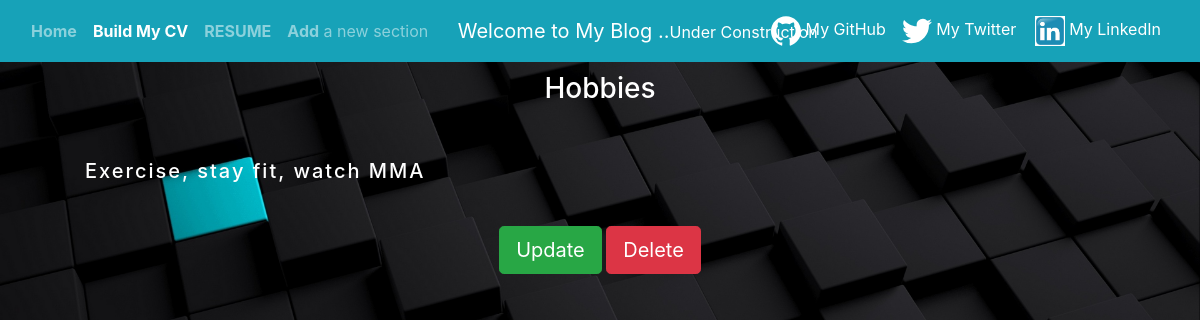
The page /sections/detail/34/ on the database as committed earlier.
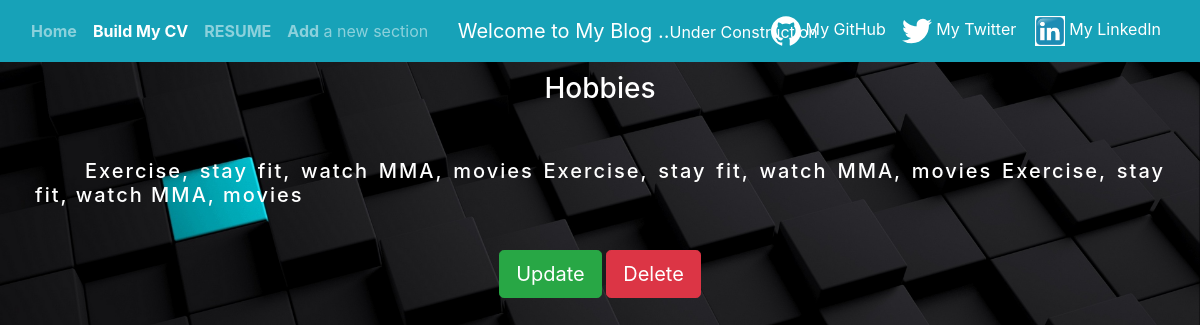
The same page on the database as committed later.
### mypage/models.py (models this page shows, shortened)
class Section(models.Model):
	name = models.CharField(max_length=20)
	description = models.CharField(max_length=30)
	content = models.TextField()

### mypage/views.py (the view)
# urls.py: path('sections/detail/<int:section_id>/', views.detail_view, name='details'),
def detail_view(request, section_id):
	context = {
		"section": Section.objects.get(id=section_id)
	}
	return render(request, 'detail.html', context)

### mypage/templates/detail.html (shortened to what this page needs)
{% extends "base.html" %}
{% block content %}
	<h3 style="text-align: center;" class="header-color">{{section.name}}</h3>
	<h5 style="text-align: justify; padding: 35px; letter-spacing: 2px; text-indent: 50px" class="header-color">{{section.content}}</h5>
	<div style="text-align: center;">
		<a href="{% url 'section-update' section.id %}">
        	<button type="button" class="btn btn-success btn-lg">Update</button>
    	</a>
    	<a href="{% url 'section-delete' section.id %}">
        	<button type="button" class="btn btn-danger btn-lg">Delete</button>
    	</a>
	</div>
{% endblock content%}

Rows that differ between the two databases and show on the page:
changed Section "Hobbies": content "Exercise, stay fit, watch MMA" → "Exercise, stay fit, watch MMA, movies Exercise, stay fit, watch MMA, movies Exercise, stay fit, watch MMA, movies"
